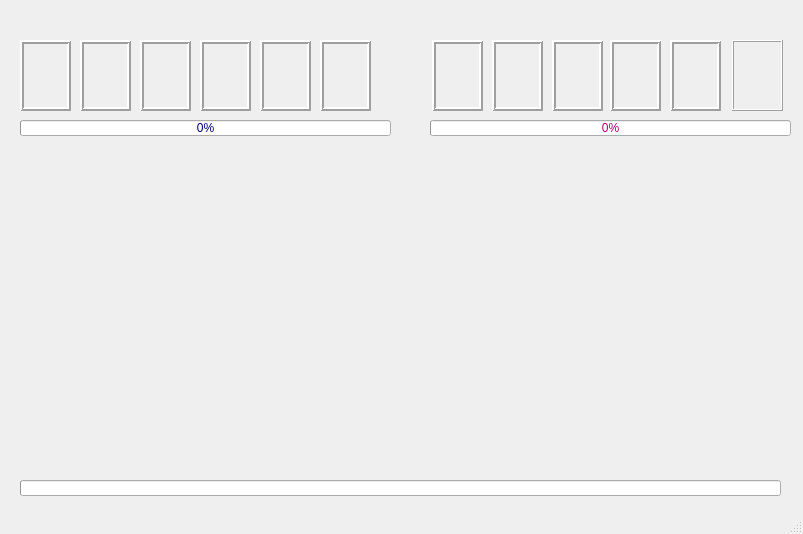
<?xml version="1.0" encoding="UTF-8"?>
<ui version="4.0">
 <class>MainWindow</class>
 <widget class="QMainWindow" name="MainWindow">
  <property name="geometry">
   <rect>
    <x>0</x>
    <y>0</y>
    <width>803</width>
    <height>534</height>
   </rect>
  </property>
  <property name="windowTitle">
   <string>MainWindow</string>
  </property>
  <widget class="QWidget" name="centralwidget">
   <widget class="QWidget" name="widget" native="true">
    <property name="geometry">
     <rect>
      <x>10</x>
      <y>10</y>
      <width>781</width>
      <height>511</height>
     </rect>
    </property>
    <property name="maximumSize">
     <size>
      <width>781</width>
      <height>601</height>
     </size>
    </property>
    <property name="mouseTracking">
     <bool>true</bool>
    </property>
    <property name="tabletTracking">
     <bool>true</bool>
    </property>
    <property name="acceptDrops">
     <bool>true</bool>
    </property>
    <property name="styleSheet">
     <string notr="true">background-image: url(:/field/field.png);</string>
    </property>
    <widget class="QLabel" name="peashooter">
     <property name="geometry">
      <rect>
       <x>10</x>
       <y>30</y>
       <width>51</width>
       <height>71</height>
      </rect>
     </property>
     <property name="cursor">
      <cursorShape>OpenHandCursor</cursorShape>
     </property>
     <property name="acceptDrops">
      <bool>true</bool>
     </property>
     <property name="styleSheet">
      <string notr="true">border-bottom-color: rgb(85, 170, 255);</string>
     </property>
     <property name="frameShape">
      <enum>QFrame::Box</enum>
     </property>
     <property name="frameShadow">
      <enum>QFrame::Raised</enum>
     </property>
     <property name="lineWidth">
      <number>2</number>
     </property>
     <property name="text">
      <string/>
     </property>
     <property name="pixmap">
      <pixmap resource="play_yard.qrc">:/plants_cards/pea shooter.jpg</pixmap>
     </property>
     <property name="scaledContents">
      <bool>true</bool>
     </property>
    </widget>
    <widget class="QLabel" name="two_peashooter">
     <property name="geometry">
      <rect>
       <x>70</x>
       <y>30</y>
       <width>51</width>
       <height>71</height>
      </rect>
     </property>
     <property name="cursor">
      <cursorShape>OpenHandCursor</cursorShape>
     </property>
     <property name="tabletTracking">
      <bool>false</bool>
     </property>
     <property name="acceptDrops">
      <bool>true</bool>
     </property>
     <property name="frameShape">
      <enum>QFrame::Box</enum>
     </property>
     <property name="frameShadow">
      <enum>QFrame::Raised</enum>
     </property>
     <property name="lineWidth">
      <number>2</number>
     </property>
     <property name="text">
      <string/>
     </property>
     <property name="pixmap">
      <pixmap resource="play_yard.qrc">:/plants_cards/two_peashooter.jpg</pixmap>
     </property>
     <property name="scaledContents">
      <bool>true</bool>
     </property>
    </widget>
    <widget class="QLabel" name="walnut">
     <property name="geometry">
      <rect>
       <x>130</x>
       <y>30</y>
       <width>51</width>
       <height>71</height>
      </rect>
     </property>
     <property name="cursor">
      <cursorShape>OpenHandCursor</cursorShape>
     </property>
     <property name="acceptDrops">
      <bool>true</bool>
     </property>
     <property name="frameShape">
      <enum>QFrame::Box</enum>
     </property>
     <property name="frameShadow">
      <enum>QFrame::Raised</enum>
     </property>
     <property name="lineWidth">
      <number>2</number>
     </property>
     <property name="text">
      <string/>
     </property>
     <property name="pixmap">
      <pixmap resource="play_yard.qrc">:/plants_cards/walnut.jpg</pixmap>
     </property>
     <property name="scaledContents">
      <bool>true</bool>
     </property>
    </widget>
    <widget class="QLabel" name="plum_mine">
     <property name="geometry">
      <rect>
       <x>190</x>
       <y>30</y>
       <width>51</width>
       <height>71</height>
      </rect>
     </property>
     <property name="cursor">
      <cursorShape>OpenHandCursor</cursorShape>
     </property>
     <property name="acceptDrops">
      <bool>true</bool>
     </property>
     <property name="frameShape">
      <enum>QFrame::Box</enum>
     </property>
     <property name="frameShadow">
      <enum>QFrame::Raised</enum>
     </property>
     <property name="lineWidth">
      <number>2</number>
     </property>
     <property name="text">
      <string/>
     </property>
     <property name="pixmap">
      <pixmap resource="play_yard.qrc">:/plants_cards/plum mine.jpg</pixmap>
     </property>
     <property name="scaledContents">
      <bool>true</bool>
     </property>
    </widget>
    <widget class="QLabel" name="jelapino">
     <property name="geometry">
      <rect>
       <x>250</x>
       <y>30</y>
       <width>51</width>
       <height>71</height>
      </rect>
     </property>
     <property name="cursor">
      <cursorShape>OpenHandCursor</cursorShape>
     </property>
     <property name="acceptDrops">
      <bool>true</bool>
     </property>
     <property name="frameShape">
      <enum>QFrame::Box</enum>
     </property>
     <property name="frameShadow">
      <enum>QFrame::Raised</enum>
     </property>
     <property name="lineWidth">
      <number>2</number>
     </property>
     <property name="text">
      <string/>
     </property>
     <property name="pixmap">
      <pixmap resource="play_yard.qrc">:/plants_cards/jalapino.jpg</pixmap>
     </property>
     <property name="scaledContents">
      <bool>true</bool>
     </property>
    </widget>
    <widget class="QLabel" name="boomerang">
     <property name="geometry">
      <rect>
       <x>310</x>
       <y>30</y>
       <width>51</width>
       <height>71</height>
      </rect>
     </property>
     <property name="cursor">
      <cursorShape>OpenHandCursor</cursorShape>
     </property>
     <property name="acceptDrops">
      <bool>true</bool>
     </property>
     <property name="frameShape">
      <enum>QFrame::Box</enum>
     </property>
     <property name="frameShadow">
      <enum>QFrame::Raised</enum>
     </property>
     <property name="lineWidth">
      <number>2</number>
     </property>
     <property name="text">
      <string/>
     </property>
     <property name="pixmap">
      <pixmap resource="play_yard.qrc">:/plants_cards/boomerang.jpg</pixmap>
     </property>
     <property name="scaledContents">
      <bool>true</bool>
     </property>
    </widget>
    <widget class="QLabel" name="regular">
     <property name="geometry">
      <rect>
       <x>722</x>
       <y>30</y>
       <width>51</width>
       <height>71</height>
      </rect>
     </property>
     <property name="cursor">
      <cursorShape>OpenHandCursor</cursorShape>
     </property>
     <property name="acceptDrops">
      <bool>true</bool>
     </property>
     <property name="frameShape">
      <enum>QFrame::Box</enum>
     </property>
     <property name="frameShadow">
      <enum>QFrame::Raised</enum>
     </property>
     <property name="text">
      <string/>
     </property>
     <property name="pixmap">
      <pixmap resource="play_yard.qrc">:/zombies/regular zombie.jpg</pixmap>
     </property>
     <property name="scaledContents">
      <bool>true</bool>
     </property>
    </widget>
    <widget class="QLabel" name="bucked_head">
     <property name="geometry">
      <rect>
       <x>660</x>
       <y>30</y>
       <width>51</width>
       <height>71</height>
      </rect>
     </property>
     <property name="cursor">
      <cursorShape>OpenHandCursor</cursorShape>
     </property>
     <property name="acceptDrops">
      <bool>true</bool>
     </property>
     <property name="frameShape">
      <enum>QFrame::Box</enum>
     </property>
     <property name="frameShadow">
      <enum>QFrame::Raised</enum>
     </property>
     <property name="lineWidth">
      <number>2</number>
     </property>
     <property name="text">
      <string/>
     </property>
     <property name="pixmap">
      <pixmap resource="play_yard.qrc">:/zombies/Bucket head zombie.jpg</pixmap>
     </property>
     <property name="scaledContents">
      <bool>true</bool>
     </property>
    </widget>
    <widget class="QLabel" name="leafhead">
     <property name="geometry">
      <rect>
       <x>600</x>
       <y>30</y>
       <width>51</width>
       <height>71</height>
      </rect>
     </property>
     <property name="cursor">
      <cursorShape>OpenHandCursor</cursorShape>
     </property>
     <property name="acceptDrops">
      <bool>true</bool>
     </property>
     <property name="frameShape">
      <enum>QFrame::Box</enum>
     </property>
     <property name="frameShadow">
      <enum>QFrame::Raised</enum>
     </property>
     <property name="lineWidth">
      <number>2</number>
     </property>
     <property name="text">
      <string/>
     </property>
     <property name="pixmap">
      <pixmap resource="play_yard.qrc">:/zombies/leaf hair zombie.jpg</pixmap>
     </property>
     <property name="scaledContents">
      <bool>true</bool>
     </property>
    </widget>
    <widget class="QLabel" name="astronaut">
     <property name="geometry">
      <rect>
       <x>542</x>
       <y>30</y>
       <width>51</width>
       <height>71</height>
      </rect>
     </property>
     <property name="cursor">
      <cursorShape>OpenHandCursor</cursorShape>
     </property>
     <property name="acceptDrops">
      <bool>true</bool>
     </property>
     <property name="frameShape">
      <enum>QFrame::Box</enum>
     </property>
     <property name="frameShadow">
      <enum>QFrame::Raised</enum>
     </property>
     <property name="lineWidth">
      <number>2</number>
     </property>
     <property name="text">
      <string/>
     </property>
     <property name="pixmap">
      <pixmap resource="play_yard.qrc">:/zombies/astronaut zombie.jpg</pixmap>
     </property>
     <property name="scaledContents">
      <bool>true</bool>
     </property>
    </widget>
    <widget class="QLabel" name="tall">
     <property name="geometry">
      <rect>
       <x>482</x>
       <y>30</y>
       <width>51</width>
       <height>71</height>
      </rect>
     </property>
     <property name="cursor">
      <cursorShape>BusyCursor</cursorShape>
     </property>
     <property name="acceptDrops">
      <bool>true</bool>
     </property>
     <property name="frameShape">
      <enum>QFrame::Box</enum>
     </property>
     <property name="frameShadow">
      <enum>QFrame::Raised</enum>
     </property>
     <property name="lineWidth">
      <number>2</number>
     </property>
     <property name="text">
      <string/>
     </property>
     <property name="pixmap">
      <pixmap resource="play_yard.qrc">:/zombies/tall zombie.jpg</pixmap>
     </property>
     <property name="scaledContents">
      <bool>true</bool>
     </property>
    </widget>
    <widget class="QLabel" name="purplehair">
     <property name="geometry">
      <rect>
       <x>422</x>
       <y>30</y>
       <width>51</width>
       <height>71</height>
      </rect>
     </property>
     <property name="cursor">
      <cursorShape>OpenHandCursor</cursorShape>
     </property>
     <property name="acceptDrops">
      <bool>true</bool>
     </property>
     <property name="frameShape">
      <enum>QFrame::Box</enum>
     </property>
     <property name="frameShadow">
      <enum>QFrame::Raised</enum>
     </property>
     <property name="lineWidth">
      <number>2</number>
     </property>
     <property name="text">
      <string/>
     </property>
     <property name="pixmap">
      <pixmap resource="play_yard.qrc">:/zombies/purple hair zombie.jpg</pixmap>
     </property>
     <property name="scaledContents">
      <bool>true</bool>
     </property>
    </widget>
    <widget class="QProgressBar" name="plantsProgressBar">
     <property name="geometry">
      <rect>
       <x>10</x>
       <y>110</y>
       <width>371</width>
       <height>16</height>
      </rect>
     </property>
     <property name="styleSheet">
      <string notr="true">color: rgb(0, 0, 127);</string>
     </property>
     <property name="value">
      <number>0</number>
     </property>
    </widget>
    <widget class="QProgressBar" name="zombiesProgressBar">
     <property name="geometry">
      <rect>
       <x>420</x>
       <y>110</y>
       <width>361</width>
       <height>16</height>
      </rect>
     </property>
     <property name="styleSheet">
      <string notr="true">color: rgb(170, 0, 127);</string>
     </property>
     <property name="value">
      <number>0</number>
     </property>
    </widget>
    <widget class="QProgressBar" name="cornometerProgressBar">
     <property name="geometry">
      <rect>
       <x>10</x>
       <y>470</y>
       <width>761</width>
       <height>16</height>
      </rect>
     </property>
     <property name="cursor">
      <cursorShape>WaitCursor</cursorShape>
     </property>
     <property name="maximum">
      <number>210</number>
     </property>
     <property name="value">
      <number>0</number>
     </property>
     <property name="format">
      <string extracomment="time remaining"/>
     </property>
    </widget>
    <zorder>regular</zorder>
    <zorder>bucked_head</zorder>
    <zorder>leafhead</zorder>
    <zorder>astronaut</zorder>
    <zorder>tall</zorder>
    <zorder>purplehair</zorder>
    <zorder>boomerang</zorder>
    <zorder>jelapino</zorder>
    <zorder>plum_mine</zorder>
    <zorder>walnut</zorder>
    <zorder>two_peashooter</zorder>
    <zorder>peashooter</zorder>
    <zorder>plantsProgressBar</zorder>
    <zorder>zombiesProgressBar</zorder>
    <zorder>cornometerProgressBar</zorder>
   </widget>
  </widget>
  <widget class="QStatusBar" name="statusbar"/>
 </widget>
 <resources>
  <include location="play_yard.qrc"/>
 </resources>
 <connections/>
</ui>
